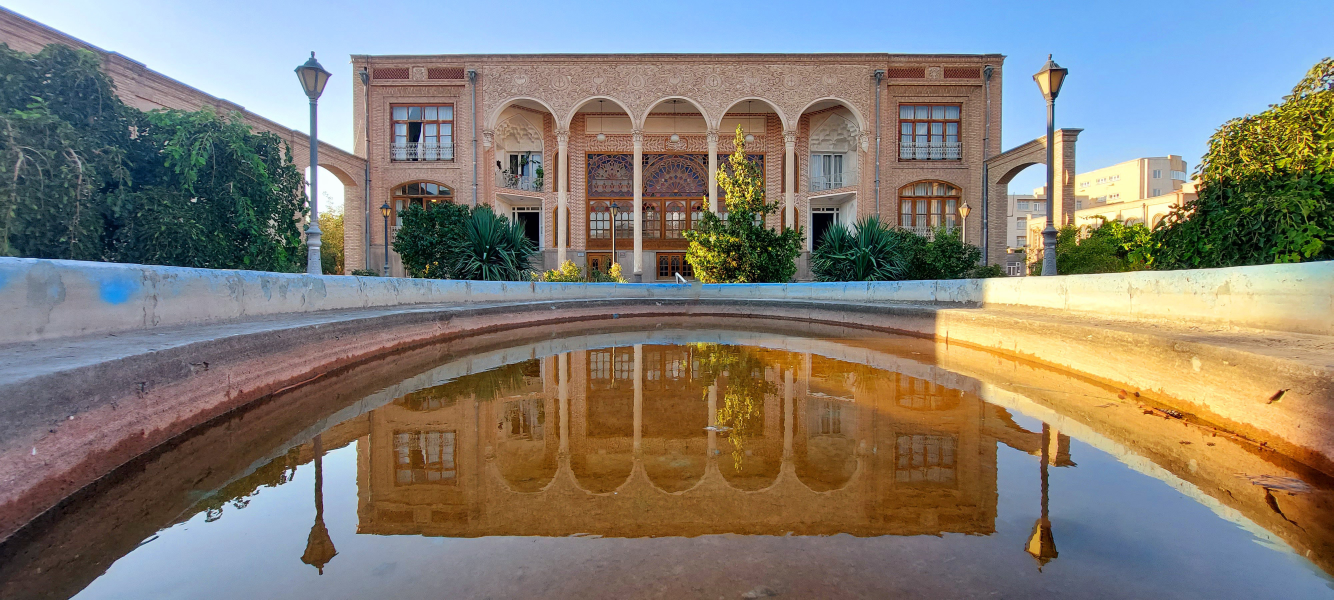
#> input picture Pictures/mansion.jpg, 4000 x 1800 px, found by its file name (shown at 1/3 size)
$ jupyter execute --allow-errors Colorize_Grayscale_Images.ipynb   (shell and % lines are left out)
#> lines starting #> are read from the running program, lines starting #| are printed output that depends on the picture
<a href="https://colab.research.google.com/github/AsadiAhmad/Colorize-Grayscale-Images/blob/main/Code/Colorize_Grayscale_Images.ipynb" target="_parent"></a>

# Step 1: Import Libraries

[cell 1]
import numpy as np
import cv2 as cv
import matplotlib.pyplot as plt
import gdown

# Step 2: Download Resources

[cell 2]
gdown.download(id="1LvgEe5DnG_Vpd6n9laUlfgi1BCrG4dkv", output="pts_in_hull.npy", quiet=False)
#> (this line was passed over: gdown is not available in this run)
gdown.download(id="1yNtqZ0YueocX9TCET2hcK18XRbieR-Jv", output="colorization_release_v2.caffemodel", quiet=False)
#> (this line was passed over: gdown is not available in this run)
gdown.download(id="1hS6a-taPesUwPTqQ8wH32LJqybUov6Vs", output="colorization_deploy_v2.prototxt", quiet=False)
#> (this line was passed over: gdown is not available in this run)

# Step 3: Load Image

[cell 3]
image = cv.imread('mansion.jpg')
#> image is the input picture: shape (1800, 4000, 3); mean B, G, R 115.8, 124.9, 130.3
grayscale_image = cv.imread('mansion.jpg', cv.IMREAD_GRAYSCALE)
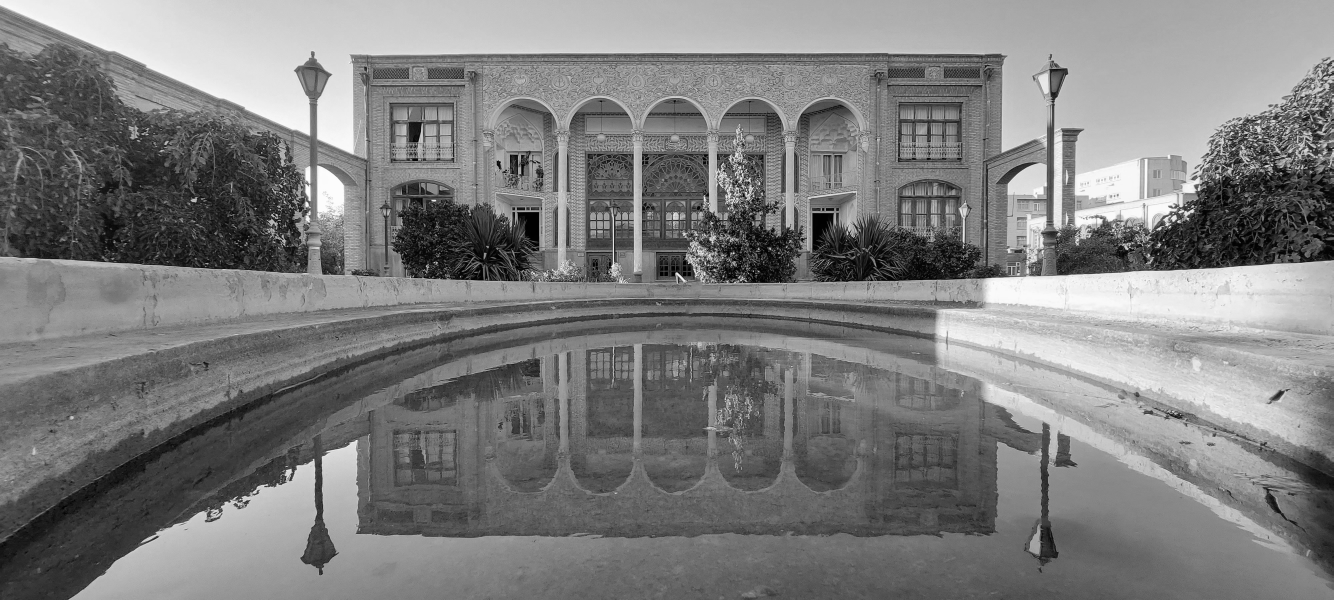
#> grayscale_image: shape (1800, 4000) (shown at 1/3 size); min 0, max 255, mean 125.5
grayscale_rgb = cv.cvtColor(grayscale_image, cv.COLOR_GRAY2RGB)

scaled = grayscale_rgb.astype("float32")/255.0
lab = cv.cvtColor(scaled, cv.COLOR_RGB2LAB)
#> lab: shape (1800, 4000, 3) float32; mean of channels 0, 1, 2 51.2, 0, 0

[cell 4]
plt.imshow(grayscale_rgb)
plt.show()

# Step 4: Initialize Neural Network

[cell 5]
prototxt_src = "colorization_deploy_v2.prototxt"
model_src = "colorization_release_v2.caffemodel"
pts_src = "pts_in_hull.npy"

#> (the rest of this cell did not finish here and is left out)

# Step 5: Resize Image

[cell 6]
resized = cv.resize(lab,(224,224))
#> resized: shape (224, 224, 3) float32; mean of channels 0, 1, 2 51.6, 0, 0
L_resized = cv.split(resized)[0] # others
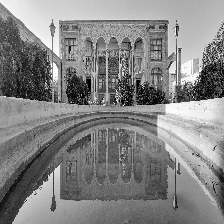
#> L_resized: shape (224, 224) float32; min 0.0392, max 99.49, mean 51.6; drawn with min black and max white
L_resized -= 50

# Step 6: Forward Pass and colorize the Image

#> (a cell that did not finish here is left out)

#> (a cell that did not finish here is left out)

# Step 7: Convert LAB to BGR

[cell 9]
L_resized = cv.split(lab)[0]
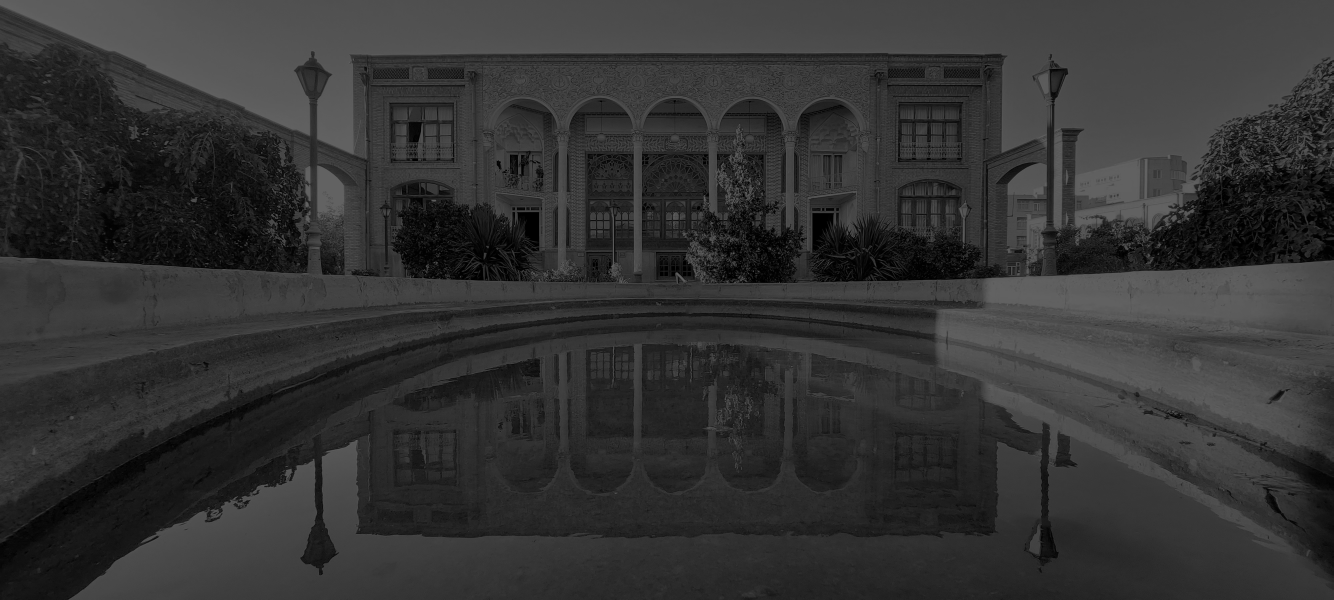
#> L_resized: shape (1800, 4000) float32 (shown at 1/3 size); min 0, max 100, mean 51.6
#> (the rest of this cell did not finish here and is left out)

$ run again, with Pictures/colorful_festival.jpg copied over Pictures/mansion.jpg
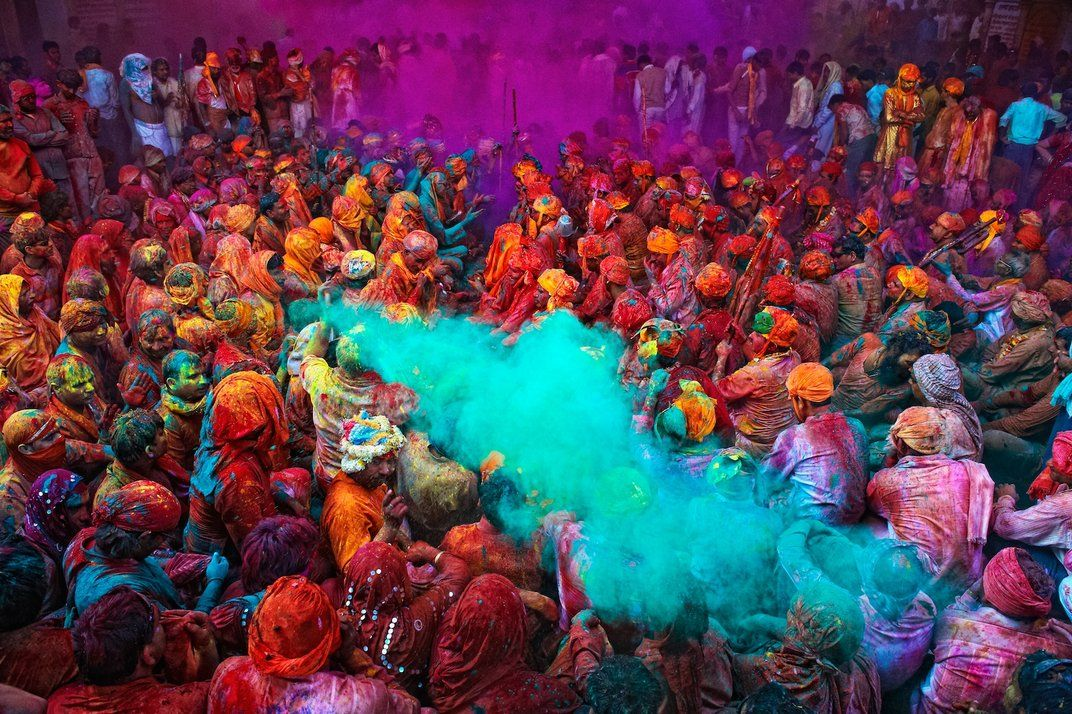
#> input picture Pictures/colorful_festival.jpg, 1072 x 714 px, found by its file name
#> image is the input picture: shape (714, 1072, 3); mean B, G, R 82.1, 64.3, 92.3
#> `grayscale_image = cv.imread('mansion.jpg', cv.IMREAD_GRAYSCALE)`:
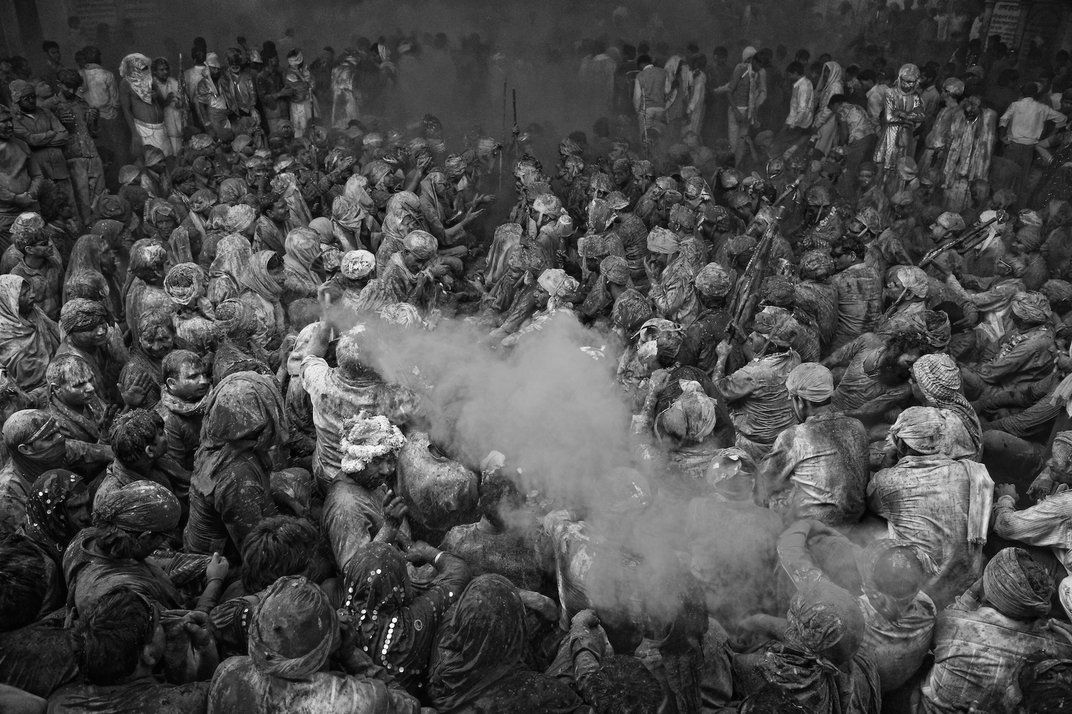
#> grayscale_image: shape (714, 1072); min 0, max 255, mean 74.7
#> lab: shape (714, 1072, 3) float32; mean of channels 0, 1, 2 30.8, 0, 0
#> resized: shape (224, 224, 3) float32; mean of channels 0, 1, 2 30.8, 0, 0
#> `L_resized = cv.split(lab)[0]`:
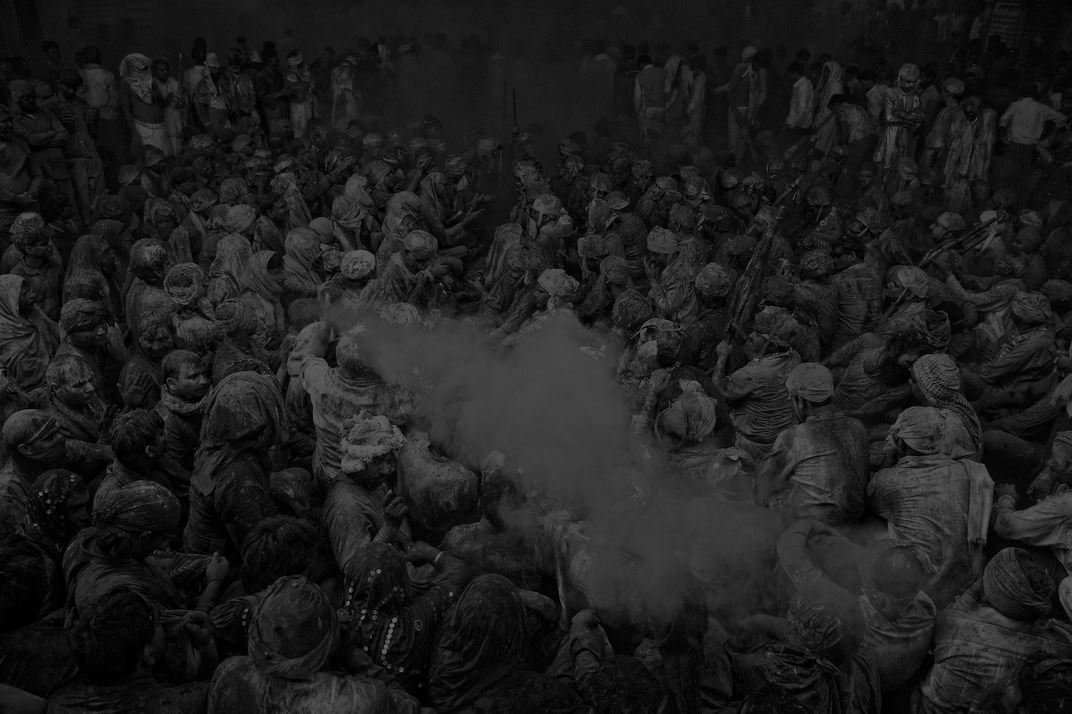
#> L_resized: shape (714, 1072) float32; min 0, max 100, mean 30.8
